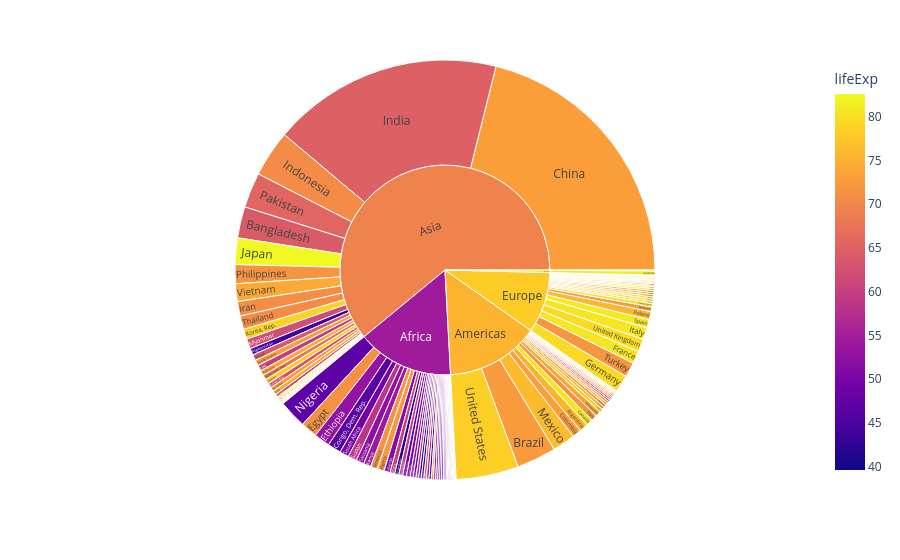

Here is the notebook cell this chart was saved with:
### Code cell
import plotly.express as px

df = px.data.gapminder().query("year == 2007")

fig = px.sunburst(
    df,
    path=["continent", "country"],
    values="pop",
    color="lifeExp",
    hover_data=["iso_alpha"]
)

fig.show()

### Figure 1 — Plotly figure (JSON) as saved in the notebook; plotly's stock layout.template omitted (floating-point values rounded to 4 significant figures; data arrays with more than 128 entries replaced by an {"elided": "..."} marker saying what was removed)
{"data": [{"branchvalues": "total", "customdata": {"elided": "147x2 mixed values"}, "domain": {"x": [0, 1], "y": [0, 1]}, "hovertemplate": "labels=%{label}<br>pop=%{value}<br>parent=%{parent}<br>id=%{id}<br>iso_alpha=%{customdata[0]}<br>lifeExp=%{color}<extra></extra>", "ids": {"elided": "147 str values"}, "labels": {"elided": "147 str values"}, "marker": {"coloraxis": "coloraxis", "colors": {"elided": "147 float values"}}, "name": "", "parents": {"elided": "147 str values"}, "type": "sunburst", "values": {"elided": "147 float values"}}], "layout": {"coloraxis": {"colorbar": {"title": {"text": "lifeExp"}}, "colorscale": [[0, "#0d0887"], [0.1111, "#46039f"], [0.2222, "#7201a8"], [0.3333, "#9c179e"], [0.4444, "#bd3786"], [0.5556, "#d8576b"], [0.6667, "#ed7953"], [0.7778, "#fb9f3a"], [0.8889, "#fdca26"], [1, "#f0f921"]]}, "legend": {"tracegroupgap": 0}, "margin": {"t": 60}}}
